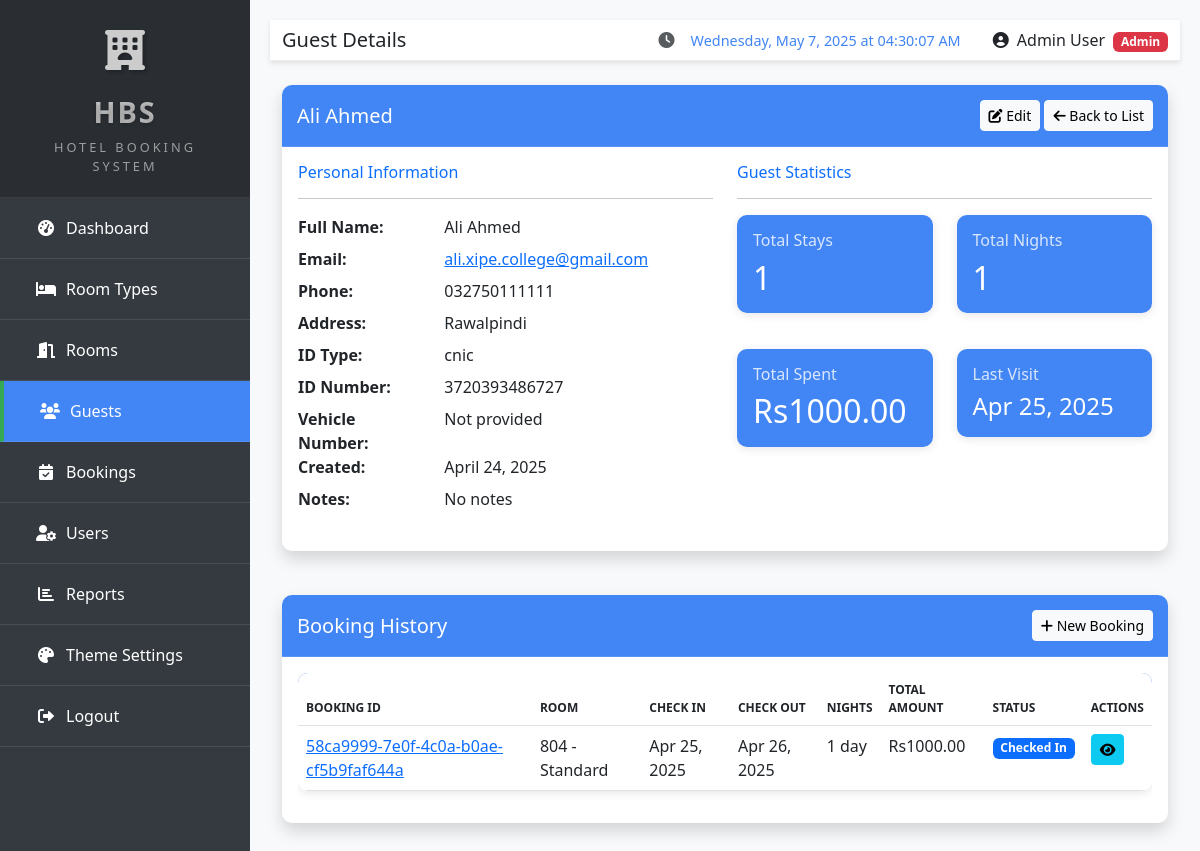
The app's page /hotel/guests/7/ (signed in), older data.
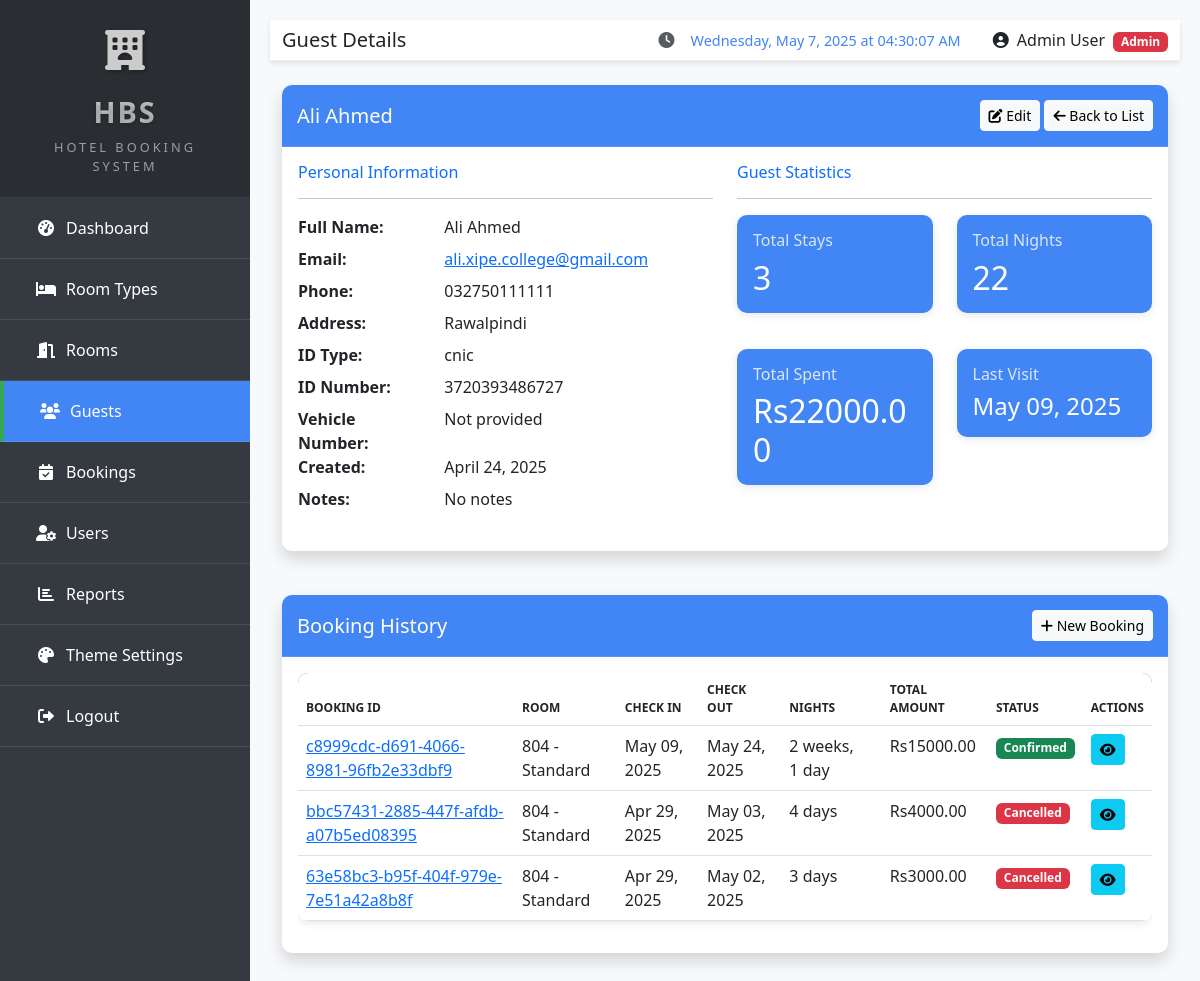
The same page, newer data.
### hotel/models.py (models this page shows, shortened)
class Booking(models.Model):
    STATUS_CHOICES = (
        ('confirmed', 'Confirmed'),
        ('checked_in', 'Checked In'),
        ('checked_out', 'Checked Out'),
        ('cancelled', 'Cancelled'),
        ('no_show', 'No Show'),
    )
    booking_id = models.UUIDField(default=uuid.uuid4, unique=True, editable=False)
    guest = models.ForeignKey(Guest, on_delete=models.CASCADE, related_name='bookings')
    room = models.ForeignKey(Room, on_delete=models.CASCADE, related_name='bookings')
    check_in_date = models.DateField()
    check_out_date = models.DateField()
    status = models.CharField(max_length=20, choices=STATUS_CHOICES, default='confirmed')
    adults = models.PositiveIntegerField(default=1)
    children = models.PositiveIntegerField(default=0)
    total_price = models.DecimalField(max_digits=10, decimal_places=2)
    payment_status = models.BooleanField(default=False)
    special_requests = models.TextField(blank=True)
    created_by = models.ForeignKey(User, on_delete=models.SET_NULL, null=True, related_name='created_bookings')
    created_at = models.DateTimeField(auto_now_add=True)
    updated_at = models.DateTimeField(auto_now=True)

class Room(models.Model):
    STATUS_CHOICES = (
        ('available', 'Available'),
        ('occupied', 'Occupied'),
        ('maintenance', 'Under Maintenance'),
        ('reserved', 'Reserved'),
    )
    number = models.CharField(max_length=10, unique=True)
    room_type = models.ForeignKey(RoomType, on_delete=models.CASCADE, related_name='rooms')
    status = models.CharField(max_length=20, choices=STATUS_CHOICES, default='available')
    floor = models.PositiveIntegerField()
    notes = models.TextField(blank=True)
    image = models.ImageField(upload_to='rooms/', blank=True, null=True, help_text='Upload a room photo')
    created_at = models.DateTimeField(auto_now_add=True)
    updated_at = models.DateTimeField(auto_now=True)

class RoomType(models.Model):
    name = models.CharField(max_length=100)
    description = models.TextField()
    price_per_night = models.DecimalField(max_digits=10, decimal_places=2)
    capacity = models.PositiveIntegerField(default=1)
    amenities = models.TextField(blank=True)
    created_at = models.DateTimeField(auto_now_add=True)
    updated_at = models.DateTimeField(auto_now=True)

### hotel/views.py (the view)
# urls.py: path('guests/<int:pk>/', views.guest_detail, name='guest_detail'),
@login_required
def guest_detail(request, pk):
    guest = get_object_or_404(Guest, pk=pk)
    bookings = Booking.objects.filter(guest=guest).order_by('-check_in_date')
    total_nights = 0
    total_spent = 0
    last_visit = None
    for booking in bookings:
        if booking.check_in_date and booking.check_out_date:
            nights = (booking.check_out_date - booking.check_in_date).days
            total_nights += nights
            total_spent += booking.total_price
            if not last_visit or booking.check_in_date > last_visit:
                last_visit = booking.check_in_date
    context = {
        'guest': guest,
        'bookings': bookings,
        'total_nights': total_nights,
        'total_spent': total_spent,
        'last_visit': last_visit
    }
    return render(request, 'hotel/guest_detail.html', context)

### hotel/context_processors.py (called while the page is built)
def theme_settings(request):
    if request.user.is_authenticated:
        try:
            from .models import ThemeSettings
            theme_settings, created = ThemeSettings.objects.get_or_create(user=request.user)
            return {'user_theme_settings': theme_settings}
        except Exception:
            pass
    return {'user_theme_settings': None}

def hotel_info(request):
    try:
        from .models import HotelInfo
        info = HotelInfo.get_info()
        return {'hotel_info': info}
    except Exception:
        pass
    return {'hotel_info': None}

### templates/hotel/guest_detail.html (shortened to what the changed rows need)
{% extends 'hotel/base.html' %}
{% block content %}
<div class="row">
    <div class="col-md-12 mb-4">
        <div class="card shadow">
            <div class="card-body">
                <div class="row">
                    <div class="col-md-6">
                        <div class="row">
                            <div class="col-md-6 mb-3">
                                <div class="card bg-primary text-white">
                                    <div class="card-body p-3">
                                        <h6 class="card-title">Total Stays</h6>
                                        <h2 class="mb-0">{{ bookings|length }}</h2>
                                    </div>
                                </div>
                            </div>
                            <div class="col-md-6 mb-3">
                                <div class="card bg-success text-white">
                                    <div class="card-body p-3">
                                        <h6 class="card-title">Total Nights</h6>
                                        <h2 class="mb-0">{{ total_nights }}</h2>
                                    </div>
                                </div>
                            </div>
                            <div class="col-md-6 mb-3">
                                <div class="card bg-info text-white">
                                    <div class="card-body p-3">
                                        <h6 class="card-title">Total Spent</h6>
                                        <h2 class="mb-0">Rs{{ total_spent }}</h2>
                                    </div>
                                </div>
                            </div>
                            <div class="col-md-6 mb-3">
                                <div class="card bg-warning text-white">
                                    <div class="card-body p-3">
                                        <h6 class="card-title">Last Visit</h6>
                                        <h4 class="mb-0">{{ last_visit|date:"M d, Y"|default:"N/A" }}</h4>
                                    </div>
                                </div>
                            </div>
                        </div>
                    </div>
                </div>
            </div>
        </div>
    </div>
    <div class="col-md-12">
        <div class="card shadow">
            <div class="card-body">
                {% if bookings %}
                <div class="table-responsive">
                    <table class="table table-hover">
                        <thead>
                            <tr>
                                <th>Booking ID</th>
                                <th>Room</th>
                                <th>Check In</th>
                                <th>Check Out</th>
                                <th>Nights</th>
                                <th>Total Amount</th>
                                <th>Status</th>
                                <th>Actions</th>
                            </tr>
                        </thead>
                        <tbody>
                            {% for booking in bookings %}
                            <tr>
                                <td><a href="{% url 'booking_detail' booking.id %}">{{ booking.booking_id }}</a></td>
                                <td>{{ booking.room.number }} - {{ booking.room.room_type.name }}</td>
                                <td>{{ booking.check_in_date|date:"M d, Y" }}</td>
                                <td>{{ booking.check_out_date|date:"M d, Y" }}</td>
                                <td>{{ booking.check_out_date|timeuntil:booking.check_in_date|default:"-" }}</td>
                                <td>Rs{{ booking.total_price }}</td>
                                <td>
                                    {% if booking.status == 'confirmed' %}
                                    <span class="badge bg-success">Confirmed</span>
                                    {% elif booking.status == 'checked_in' %}
                                    <span class="badge bg-primary">Checked In</span>
                                    {% elif booking.status == 'checked_out' %}
                                    <span class="badge bg-secondary">Checked Out</span>
                                    {% elif booking.status == 'cancelled' %}
                                    <span class="badge bg-danger">Cancelled</span>
                                    {% elif booking.status == 'no_show' %}
                                    <span class="badge bg-dark">No Show</span>
                                    {% else %}
                                    <span class="badge bg-warning">Pending</span>
                                    {% endif %}
                                </td>
                                <td>
                                    <a href="{% url 'booking_detail' booking.id %}" class="btn btn-sm btn-info">
                                        <i class="fa fa-eye"></i>
                                    </a>
                                </td>
                            </tr>
                            {% endfor %}
                        </tbody>
                    </table>
                </div>
                {% else %}
                <div class="alert alert-info">
                    This guest has no booking history yet.
                </div>
                {% endif %}
            </div>
        </div>
    </div>
</div>
{% endblock %}

Row changes from the older to the newer data that the page shows:
removed Booking: check_in_date "Apr 25, 2025", booking_id "58ca9999-7e0f-4c0a-b0ae-cf5b9faf644a", room.number "804", room.room_type.name "Standard", check_out_date "Apr 26, 2025", check_out_date "1 day", total_price "1000.00", status "Checked In"
added Booking: check_in_date "May 09, 2025", booking_id "c8999cdc-d691-4066-8981-96fb2e33dbf9", room.number "804", room.room_type.name "Standard", check_out_date "May 24, 2025", check_out_date "2 weeks, 1 day", total_price "15000.00", status "Confirmed"
added Booking: booking_id "bbc57431-2885-447f-afdb-a07b5ed08395", room.number "804", room.room_type.name "Standard", check_in_date "Apr 29, 2025", check_out_date "May 03, 2025", check_out_date "4 days", total_price "4000.00", status "Cancelled"
added Booking: booking_id "63e58bc3-b95f-404f-979e-7e51a42a8b8f", room.number "804", room.room_type.name "Standard", check_in_date "Apr 29, 2025", check_out_date "May 02, 2025", check_out_date "3 days", total_price "3000.00", status "Cancelled"
Text that changed along with them:
{{ bookings|length }}: "1" → "3"
{{ total_nights }}: "1" → "22"
{{ total_spent }}: "1000.00" → "22000.00"
